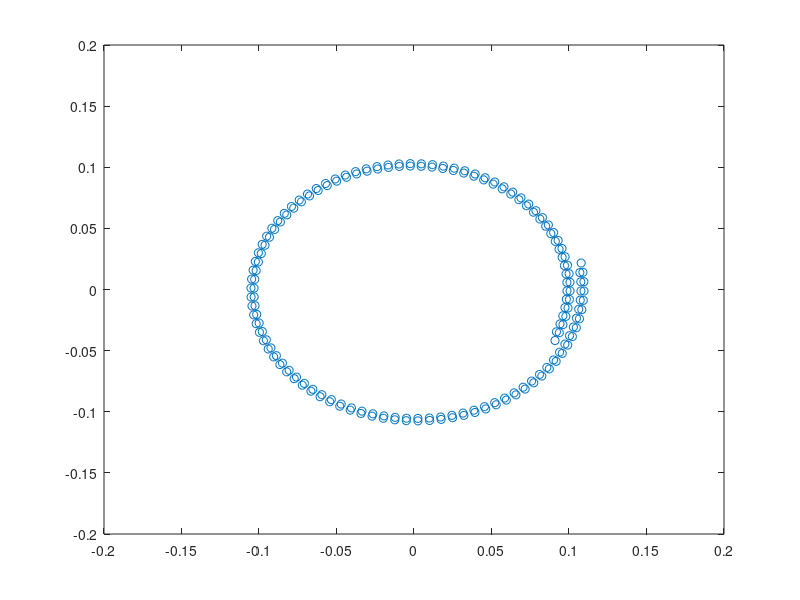

This figure's MATLAB source: (Note: this script raises an error after producing the figure.)
clear all;
%close all;
clc;

figure
nv = 100;
radius = 0.1;

deltaTheta = 2.2 * pi / (nv - 1);
delta = radius * deltaTheta;

nodes_1 = zeros(3,2);
temp = 1;
for i = 1:nv
    radiusLocal = radius * (nv + i/10)/nv;
    nodes_1(temp,1) = radiusLocal * cos(deltaTheta * i - 0.5);
    %nodes_1(temp,2) = 0.0;
    nodes_1(temp,2) = radiusLocal * sin(deltaTheta * i - 0.5);
    temp = temp + 1;
end

thickness = 0.002;
nodes_2 = zeros(3,2);
temp = 1;

tangent = [0;0]';
for i = 2:nv-1
    
    node_m = nodes_1(i,:);
    
    if (i == 1)
        node_a = nodes_1(i+1,:);
        %norm(node_a - node_m)
        tangent = (node_a - node_m) / norm(node_a - node_m);
        normal(1) = -tangent(2);
        %normal(2) = 0.0;
        normal(2) = tangent(1);
        
        nodes_2(temp,:) = node_m + normal * thickness;
        temp = temp + 1;
    end
    
    if (i == nv)
        node_b = nodes_1(i-1,:);
        tangent = (node_m - node_b) / norm(node_m - node_b);
        normal(1) = -tangent(2);
        %normal(2) = 0.0;
        normal(2) = tangent(1);
        
        nodes_2(temp,:) = node_m + normal * thickness;
        temp = temp + 1;
    end
    
    if (i > 1 && i < nv)
        node_a = nodes_1(i+1,:);
        node_b = nodes_1(i-1,:);
        tangent = (node_a - node_b) / norm(node_a - node_b);
        normal(1) = -tangent(2);
        %normal(2) = 0.0;
        normal(2) = tangent(1);
        
        nodes_2(temp,:) = node_m + normal * thickness;
        temp = temp + 1;
    end
end



nodes = [nodes_1;nodes_2];

plot(nodes(:,1),nodes(:,2),'o')
hold on;

[nv,~] = size(nodes);

[edges] = computeElement(nodes, delta);
[bends] = computeBend(edges);
[coupleEdge] = computeCouple2d(nodes_1,nodes_2);

dlmwrite('nodesInput.txt',nodes,'delimiter',' ');
dlmwrite('edgeInput.txt',edges-1,'delimiter',' ');
dlmwrite('bendingInput.txt',bends-1,'delimiter',' ');
dlmwrite('coupleEdge.txt',coupleEdge-1,'delimiter',' ');
%dlmwrite('coupleBend.txt',coupleBend-1,'delimiter',' ');


